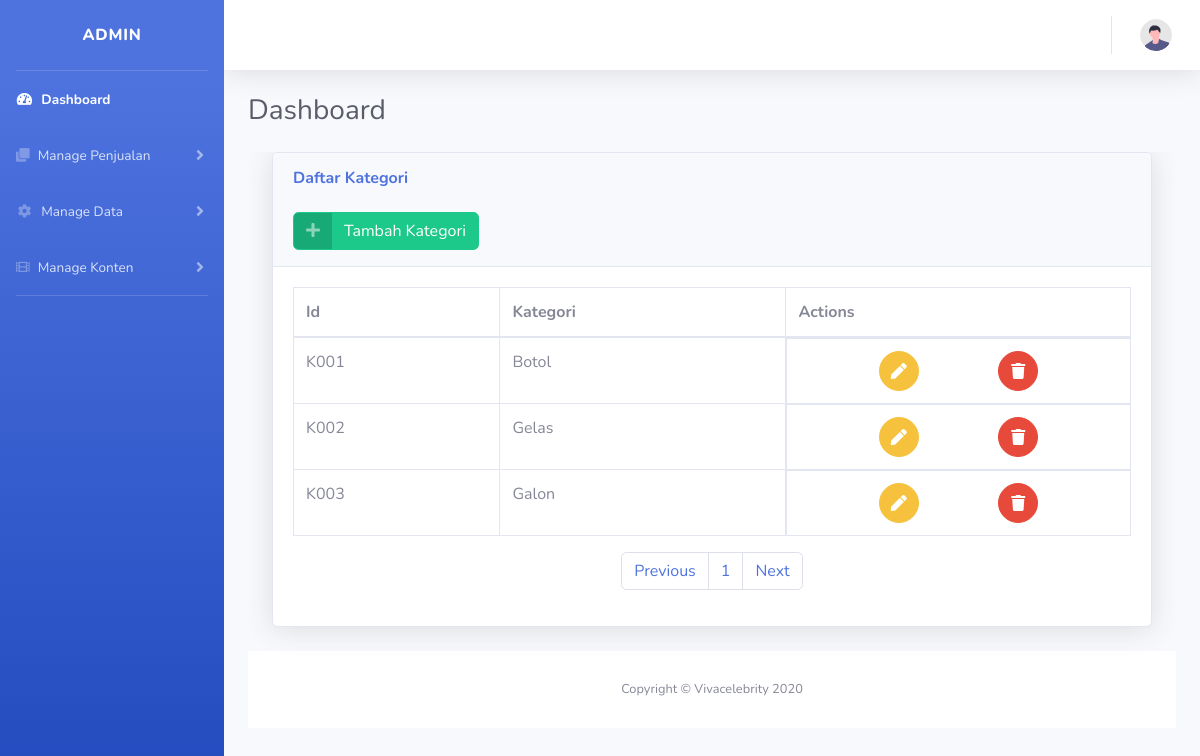
The page /web/admin/home.php?menu=kategori on the database its author committed.
### tables this page shows
CREATE TABLE `tabel_kategori` (
  `id_kategori` varchar(100) NOT NULL,
  `nm_kategori` varchar(500) NOT NULL
);

### web/admin/master/kategori.php (the view, shortened to what this page needs)
<!DOCTYPE html>
<html lang="en">
<head>
    <link href="vendor/fontawesome-free/css/all.min.css" rel="stylesheet" type="text/css">
    <link href="css/sb-admin-2.min.css" rel="stylesheet">
</head>
<?php
include 'koneksi.php';
?>
<?php
 $batas = 10;
    $halaman = isset($_GET['halaman'])?(int)$_GET['halaman'] : 1;
    $halaman_awal = ($halaman > 1) ? ($halaman * $batas) - $batas : 0;
    $previous = $halaman - 1;
    $next = $halaman + 1;
    $data = mysqli_query($koneksi,"SELECT * FROM tabel_kategori");
    $jumlah_data = mysqli_num_rows($data);
    $total_halaman = ceil($jumlah_data / $batas);
    $katQuery = "SELECT * FROM tabel_kategori limit $halaman_awal, $batas";
    $executeKat = mysqli_query($koneksi, $katQuery);
?>
<body id="page-top">
        <div id="content-wrapper" class="d-flex flex-column">
            <div id="content">
                <div class="container-fluid">
                    <div class="card shadow mb-4">
                        <div class="card-header py-3">
                            <h6 class="m-0 font-weight-bold text-primary">Daftar Kategori</h6>
                            <br>
                            <a href="?menu=tambah_kategori" class="btn btn-success btn-icon-split">
                                <span class="icon text-white-50">
                                  <i class="fas fa-plus"></i>
                                </span>
                                <span class="text">Tambah Kategori</span>
                              </a>
                        </div>
                        <div class="card-body">
                            <div class="table-responsive">
                                <table class="table table-bordered" id="dataTable" width="100%" cellspacing="0">
                                    <thead>
                                        <tr>
                                            <th>Id</th>
                                            <th>Kategori</th>
                                            <th>Actions</th>
                                        </tr>
                                    </thead>
                                    <tbody>
                                    <?php     while ($data = mysqli_fetch_assoc($executeKat)) {?>
                                        <tr>
                                            <td><?php echo $data['id_kategori'];?></td>
                                            <td><?php echo $data['nm_kategori'];?></td>
                                            <td style="justify-content: space-evenly; display: flex; height: fit-content">
                                            <a href="?menu=ubah_kategori&&id_kategori=<?php echo $data['id_kategori']; ?>" class="btn btn-warning btn-circle">
                                                    <i class="fas fa-pen"></i>
                                                </a>
                                                <a href="?menu=hapus_kategori&&id_kategori=<?php echo $data['id_kategori']; ?>" onclick = "return confirm('Apakah anda yakin?');" class="btn btn-danger btn-circle">
                                                    <i class="fas fa-trash"></i>
                                                </a>
                                            </td>
                                        </tr>
                                        <?php
                                    }
                                        ?>
                                    </tbody>
                                </table>
                            </div>
                            <nav>
                              <ul class="pagination justify-content-center">
                                <li class="page-item">
                                  <a class="page-link" <?php if($halaman > 1){ echo "href='?menu=kategori&&halaman=$previous'"; } ?>>Previous</a>
                                </li>
                                <?php
                                for($x=1;$x<=$total_halaman;$x++){
                                  ?>
                                  <li class="page-item"><a class="page-link" href="?menu=kategori&&halaman=<?php echo $x ?>"><?php echo $x; ?></a></li>
                                  <?php
                                }
                                ?>
                                <li class="page-item">
                                  <a  class="page-link" <?php if($halaman < $total_halaman) { echo "href='?menu=kategori&&halaman=$next'"; } ?>>Next</a>
                                </li>
                              </ul>
                            </nav>
                        </div>
                    </div>
                </div>
            </div>
            <footer class="sticky-footer bg-white">
                <div class="container my-auto">
                    <div class="copyright text-center my-auto">
                        <span>Copyright &copy; Vivacelebrity 2020</span>
                    </div>
                </div>
            </footer>
        </div>
    </div>
</body>
</html>

### rows shown on the page
tabel_kategori: id_kategori "K001", nm_kategori "Botol"
tabel_kategori: id_kategori "K002", nm_kategori "Gelas"
tabel_kategori: id_kategori "K003", nm_kategori "Galon"
